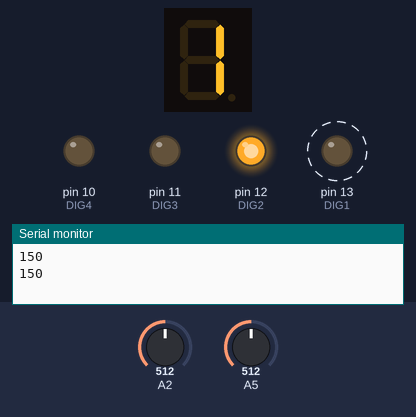
Bench run of a sketch on a simulated Arduino Uno, built with avr-gcc and run on an emulated ATmega328P. On the bench: 1-digit seven-segment display, output pins drawn as LEDs (lit = HIGH), the last lines printed to the serial monitor. Wiring (inferred from the names in the program): 1-digit 7-segment display, segments lit when HIGH: segments pin 2, pin 3, pin 4, pin 5, pin 6, pin 7, pin 8, pin 9. Dashed ring = blinking. Inputs (shaded band) come from the test bench; at power-on: A5 = 512, A2 = 512. The segment pins are drawn as the display they are named for; pins used as bus, display or sensor lines are not drawn.

Above: at 2.8 s.
2.9 s: A5 set to 0
5.7 s: A5 set to 122
At 5.88 s:
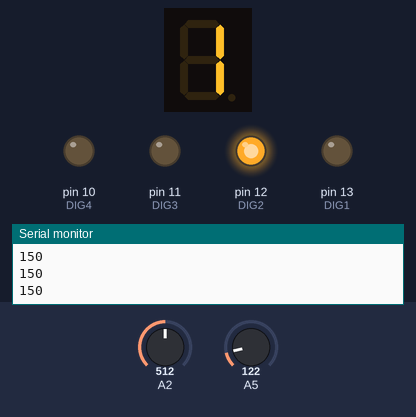
8.4 s: A2 set to 716
At 8.94 s:
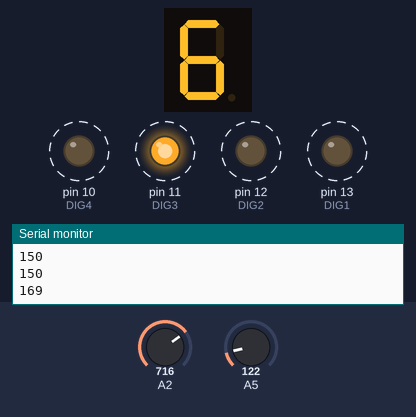
11.1 s: A2 set to 900
At 12.0 s:
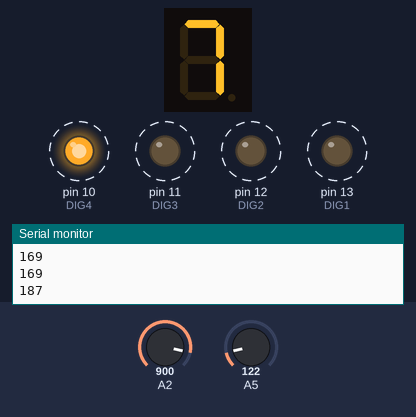
13.8 s: A2 set to 1023
At 14.21 s:
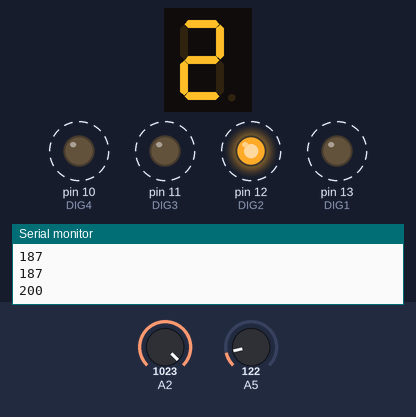
Timing chart, 0 to 17.5 s (numbered marks = the images above; inputs shaded):
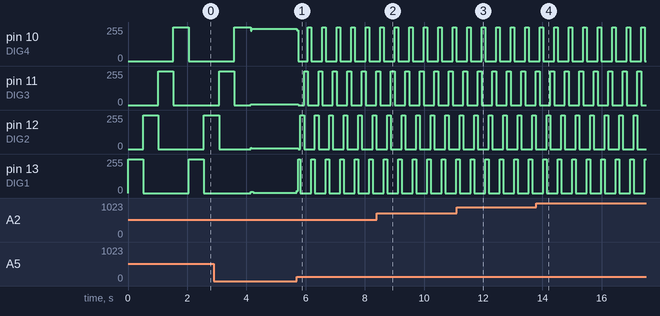

The sketch:

7SD_SC_DP_MULTIPLEX.ino
```cpp
//---------------------------------------------------------------
// Declaracion de variables y asignacion de pin
//7 Segment Display + Switch/Case + Dip Switch + Multiplexing

int pinA = 2;
int pinB = 3;
int pinC = 4;
int pinD = 5;
int pinE = 6;
int pinF = 7;
int pinG = 8;
int pinDP = 9;

int DIG1 = 13;
int DIG2 = 12;
int DIG3 = 11;
int DIG4 = 10;

int timerValue = 1;

//-----------------------------------------------
/* Funcion chooseDigit. En esta funcion yo le indico al programa cuales segmentos
   son los que va a encender dependiendo de cada caso.

   Ejemplo: en el caso 1, el debe de encender los segmentos: b y c. por lo
   tanto b y c estaran en HIGH y los demas, en LOW. Y
   asi sucesivamente.
 */

void chooseDigit(char num){
  switch(num){

   default:
     digitalWrite(pinA, HIGH);
     digitalWrite(pinB, HIGH);
     digitalWrite(pinC, HIGH);
     digitalWrite(pinD, HIGH);
     digitalWrite(pinE, HIGH);
     digitalWrite(pinF, HIGH);
     digitalWrite(pinG, LOW);
     digitalWrite(pinDP, LOW);
   break;

   case 1:
     digitalWrite(pinA, LOW);
     digitalWrite(pinB, HIGH);
     digitalWrite(pinC, HIGH);
     digitalWrite(pinD, LOW);
     digitalWrite(pinE, LOW);
     digitalWrite(pinF, LOW);
     digitalWrite(pinG, LOW);
     digitalWrite(pinDP, LOW);

     break;

   case 2:
     digitalWrite(pinA, HIGH);
     digitalWrite(pinB, HIGH);
     digitalWrite(pinC, LOW);
     digitalWrite(pinD, HIGH);
     digitalWrite(pinE, HIGH);
     digitalWrite(pinF, LOW);
     digitalWrite(pinG, HIGH);
     digitalWrite(pinDP, LOW);
     break;

   case 3:
     digitalWrite(pinA, HIGH);
     digitalWrite(pinB, HIGH);
     digitalWrite(pinC, HIGH);
     digitalWrite(pinD, HIGH);
     digitalWrite(pinE, LOW);
     digitalWrite(pinF, LOW);
     digitalWrite(pinG, HIGH);
     digitalWrite(pinDP, LOW);
     break;

   case 4:
     digitalWrite(pinA, LOW);
     digitalWrite(pinB, HIGH);
     digitalWrite(pinC, HIGH);
     digitalWrite(pinD, LOW);
     digitalWrite(pinE, LOW);
     digitalWrite(pinF, HIGH);
     digitalWrite(pinG, HIGH);
     digitalWrite(pinDP, LOW);
     break;

   case 5:
     digitalWrite(pinA, HIGH);
     digitalWrite(pinB, LOW);
     digitalWrite(pinC, HIGH);
     digitalWrite(pinD, HIGH);
     digitalWrite(pinE, LOW);
     digitalWrite(pinF, HIGH);
     digitalWrite(pinG, HIGH);
     digitalWrite(pinDP, LOW);
     break;

   case 6:
     digitalWrite(pinA, HIGH);
     digitalWrite(pinB, LOW);
     digitalWrite(pinC, HIGH);
     digitalWrite(pinD, HIGH);
     digitalWrite(pinE, HIGH);
     digitalWrite(pinF, HIGH);
     digitalWrite(pinG, HIGH);
     digitalWrite(pinDP, LOW);
     break;

   case 7:
     digitalWrite(pinA, HIGH);
     digitalWrite(pinB, HIGH);
     digitalWrite(pinC, HIGH);
     digitalWrite(pinD, LOW);
     digitalWrite(pinE, LOW);
     digitalWrite(pinF, LOW);
     digitalWrite(pinG, LOW);
     digitalWrite(pinDP, LOW);
     break;

   case 8:
     digitalWrite(pinA, HIGH);
     digitalWrite(pinB, HIGH);
     digitalWrite(pinC, HIGH);
     digitalWrite(pinD, HIGH);
     digitalWrite(pinE, HIGH);
     digitalWrite(pinF, HIGH);
     digitalWrite(pinG, HIGH);
     digitalWrite(pinDP, LOW);
     break;

   case 9:
     digitalWrite(pinA, HIGH);
     digitalWrite(pinB, HIGH);
     digitalWrite(pinC, HIGH);
     digitalWrite(pinD, HIGH);
     digitalWrite(pinE, LOW);
     digitalWrite(pinF, HIGH);
     digitalWrite(pinG, HIGH);
     digitalWrite(pinDP, LOW);
     break;
  }
}

void setup() {
  // put your setup code here, to run once:
  pinMode (pinA, OUTPUT);
  pinMode (pinB, OUTPUT);
  pinMode (pinC, OUTPUT);
  pinMode (pinD, OUTPUT);
  pinMode (pinE, OUTPUT);
  pinMode (pinF, OUTPUT);
  pinMode (pinG, OUTPUT);
  pinMode (pinDP, OUTPUT);

  pinMode (DIG1, OUTPUT);
  pinMode (DIG2, OUTPUT);
  pinMode (DIG3, OUTPUT);
  pinMode (DIG4, OUTPUT);

  Serial.begin(9600);

}

//---------------------------------------------

void pickDigit(int digit){

  digitalWrite(DIG1, LOW);
  digitalWrite(DIG2, LOW);
  digitalWrite(DIG3, LOW);
  digitalWrite(DIG4, LOW);

  switch(digit){
    case 1: digitalWrite(DIG1, HIGH); break;
    case 2: digitalWrite(DIG2, HIGH);
      		digitalWrite(pinDP, LOW); break;
    case 3: digitalWrite(DIG3, HIGH); break;
    default:digitalWrite(DIG4, HIGH); break;
  }
}

//---------------------------------------------

void sevenSegment(int number){
/* En la función sevenSegment, La primera seccion toma cualquier
   valor de 4 digitos decimales y los separa en 4digitos, para desplegar
   cada numero en cada digito de los 4 displays en su respectivo orden.
 */


  unsigned char thousands = int ((number/1000));
  unsigned char hundreds  = int ((number/100)%10);
  unsigned char tens      = int ((number/10)%10);
  unsigned char ones      = int (number%10);


  int timerValue = analogRead(A5);
  chooseDigit(thousands);
  pickDigit(1);
  delay(timerValue);

  chooseDigit(hundreds);
  pickDigit(2);
  delay(timerValue);

  chooseDigit(tens);
  pickDigit(3);
  delay(timerValue);

  chooseDigit(ones);
  pickDigit(4);
  delay(timerValue);
}

//---------------------------------------------


//---------------------------------------------


void loop(){
  /*El entero "sensorValue":
  	1. va a leer el valor del potenciometro
  	2. Lo va a imprimir en el monitor serial
    3. Lo va a procesar en la funcion sevenSegment(7)
    4. Esto tendrá un delay de 1ms

  */


  int sensorValue = map(analogRead(A2), 0, 1023, 100, 200);
  Serial.println(sensorValue);
  sevenSegment(sensorValue);
  delay(1);

 }
```

Measured:
- after the input at 5.7 s, pin 10 (DIG4): 243/255 → 232/255 at once, then repeats every 0.45 s: 0/255 0.32 s, 255/255 0.12 s; pin 11 (DIG3): 6/255 → 0/255 at once, then repeats every 0.49 s: 255/255 0.12 s, 0/255 0.37 s
- by itself, pin 13 (DIG1): alternates 255/255 for 0.51 s and 0/255 for 1.5 s
